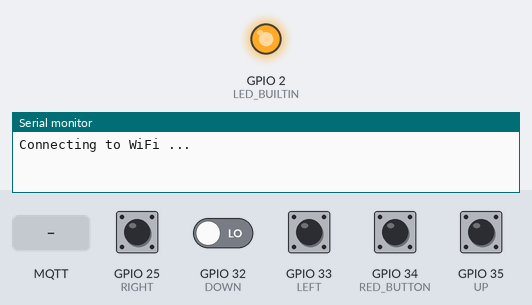
Bench run of a program on a simulated ESP32. On the bench: output pins drawn as LEDs (lit = HIGH), the last lines printed to the serial monitor. The inputs (shaded band) are chosen by the test bench; at power-on: GPIO 25 (RIGHT), GPIO 32 (DOWN), GPIO 33 (LEFT), GPIO 34 (RED_BUTTON), GPIO 35 (UP) LOW. WiFi joins after 1.5 s; servers stay silent unless stated; no MQTT or app messages arrive unless stated; not simulated (calls return 0 or success): private_data.h; names the files do not define were given values by the test bench: mqtt_port = 1883.

Above: at 0.1 s.
At 3.2 s:
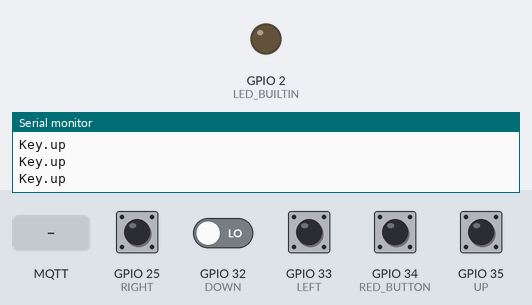
3.3 s: GPIO 34 (RED_BUTTON) pulled HIGH for 1 s
5.8 s: MQTT message "0" arrives on the first subscribed topic
7.3 s: MQTT message "1" arrives on the first subscribed topic
8.8 s: GPIO 32 (DOWN) driven HIGH and GPIO 34 (RED_BUTTON) driven HIGH
10.4 s: GPIO 33 (LEFT) pulled HIGH for 0.15 s
Timing chart, 0 to 13.0 s (numbered marks = the images above; inputs shaded):
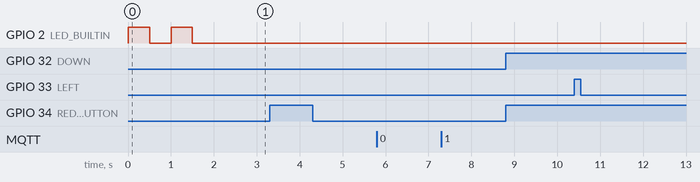

The program:

main.cpp
```cpp
/**
 * @file main.cpp
 * @brief Main firmware for ESP32 joystick MQTT publisher.
 */
#include <Arduino.h>
#include <PubSubClient.h>
#include <WiFi.h>

#include "private_data.h"

/**
 * @brief Built-in LED pin number for ESP32.
 */
int LED_BUILTIN = 2;

/**
 * @brief Pin number for the red button.
 */
#define RED_BUTTON 34
/**
 * @brief Pin number for the up direction.
 */
#define UP 35
/**
 * @brief Pin number for the down direction.
 */
#define DOWN 32
/**
 * @brief Pin number for the left direction.
 */
#define LEFT 33
/**
 * @brief Pin number for the right direction.
 */
#define RIGHT 25

/**
 * @brief Number of joystick pins.
 */
#define N_PINS 5
/**
 * @brief Length of the status array (N_PINS + 1 for stop command).
 */
#define STATUS_ARRAY_LENGTH (N_PINS+1)

/*
#define SSID "ssid"
#define PASSWORD "password"

const char* mqtt_broker = "ip";
const int mqtt_port = port_n;
*/


/**
 * @brief MQTT client for ESP32.
 */
WiFiClient espClient;
/**
 * @brief PubSub MQTT client using espClient.
 */
PubSubClient client(espClient);

/**
 * @brief MQTT topic for joystick commands.
 */
const char* mqtt_topic = "joystick/cmd";
/**
 * @brief Array of joystick command strings.
 */
const char* joystick_cmds[] = {"Button.red", "Key.up", "Key.down", "Key.left", "Key.right","Key.stop"};
/**
 * @brief Counter variable (unused).
 */
int cont  = 0;

/**
 * @brief Index of last status sent.
 */
int previous_status_idx = -1;
/**
 * @brief Flag to enable (1) or disable (0) joystick command sending.
 */
int joystick_enabled_flg = 1;

/**
 * @brief Array of joystick pin numbers.
 */
const uint8_t joystick_pins[N_PINS] = {RED_BUTTON, UP, DOWN, LEFT, RIGHT};
/**
 * @brief Array holding the status of each joystick pin and stop command.
 */
uint8_t joystick_status[STATUS_ARRAY_LENGTH] = {0,0,0,0,0,0}; //stop command (last position in status array) when all pins are zeros
/**
 * @brief Reads the status of the joystick pins and updates the status array.
 * @param status_array Pointer to the array to update with pin statuses.
 */
void read_joystick(uint8_t* status_array);
/**
 * @brief Prints the status array to the serial monitor.
 * @param array Pointer to the array to print.
 */
void print_status_array(uint8_t* array);


/**
 * @brief Connects to the MQTT broker.
 */
void mqtt_connect();
/**
 * @brief Initializes the WiFi connection.
 */
void initWiFi();

/**
 * @brief Arduino setup function. Initializes serial, pins, WiFi, and MQTT.
 */
void setup() {

  Serial.begin(9600);

  pinMode (LED_BUILTIN, OUTPUT);

  pinMode(RED_BUTTON, INPUT );
  pinMode(UP, INPUT );
  pinMode(DOWN, INPUT );
  pinMode(LEFT, INPUT );
  pinMode(RIGHT, INPUT );

  initWiFi();
  Serial.println("Connected to the WiFi network");

  // Set the MQTT server to the client
  client.setServer(mqtt_broker, mqtt_port);
  client.setCallback(mqtt_subscriber_callback);

  mqtt_connect();
  client.subscribe("joystick/enable");
}

/**
 * @brief Arduino main loop. Handles WiFi/MQTT reconnection and joystick command publishing.
 */
void loop() {

  //connect to wifi network in case there is no conection
    if (WiFi.status() != WL_CONNECTED){
      initWiFi();
      Serial.print("wifi connected.");
    }

  //connect to mosquitto server if not connected
  if (!client.connected()) {
    mqtt_connect();
    client.subscribe("joystick/enable");
  }

  //check for incomming messages
  client.loop();

  //only send commands when joystick is enabled
  if (joystick_enabled_flg){

      read_joystick(joystick_status);
      //print_status_array(joystick_status);

      //check joystick status, publish first number 1 found in array
      //check if red button was pressed, only sends message if new command is different from the last sent command
      if (joystick_status[0] == 1 && previous_status_idx != 0){
        //publish message
        client.publish(mqtt_topic, joystick_cmds[0]);
        delay(100); //wait a while for avoiding  mechanical bouncing of button
        previous_status_idx = 0;
      }
      else { //check other status flags
        for(int i=1; i<STATUS_ARRAY_LENGTH; i++){
          if (joystick_status[i] == 1 && previous_status_idx != i){
            // Publish a message only if new command is different from the last sent command
            client.publish(mqtt_topic, joystick_cmds[i]);
            Serial.println(joystick_cmds[i]);
            previous_status_idx = i;
            break;
          }
        }
      }

  }

 delay(70);

}


/**
 * @brief Connects to the MQTT broker, retrying until successful.
 */
void mqtt_connect() {
  // Connect to MQTT Broker
  while (!client.connected()) {
      Serial.println("Connecting to MQTT Broker...");
      if (client.connect("ESP32Client")) {
          Serial.println("Connected to MQTT Broker");
      } else {
          Serial.print("Failed with state ");
          Serial.print(client.state());
          delay(5000);
      }
  }
}


/**
 * @brief Callback for MQTT subscription. Enables/disables joystick based on payload.
 * @param topic The topic of the incoming message.
 * @param payload The payload of the incoming message.
 * @param length The length of the payload.
 */
void mqtt_subscriber_callback(char* topic, byte* payload, unsigned int length){
  //receives ascii code of 1(49)enable and 0(48)disable joystick
  joystick_enabled_flg = (*payload)==48?0:1;
  if (joystick_enabled_flg){
    previous_status_idx = -1; //ensures current cmd will be sent
    Serial.println("joystick enabled ");
  }
  else{
    //send stop xcarve command  when disabled
    client.publish(mqtt_topic, joystick_cmds[STATUS_ARRAY_LENGTH-1]);
    Serial.println("joystick disabled ");
  }
}


/**
 * @brief Reads the status of the joystick pins and updates the status array.
 * @param status_array Pointer to the array to update with pin statuses.
 */
void read_joystick(uint8_t* status_array){
  uint8_t pin_sum = 0;

  for(int i=0; i<N_PINS; i++ ){
    status_array[i] = !digitalRead(joystick_pins[i]);
    pin_sum += status_array[i];
  }

  //if no pins where activated status is stop
  if (!pin_sum){
    status_array[STATUS_ARRAY_LENGTH-1] = 1;
  }
  else{
    status_array[STATUS_ARRAY_LENGTH-1] = 0;
  }

}

/**
 * @brief Prints the status array to the serial monitor.
 * @param array Pointer to the array to print.
 */
void print_status_array(uint8_t* array){
  for(int i=0; i<=N_PINS; i++){
    Serial.print(array[i]);
    Serial.print(" ");
  }
  Serial.println("");
}


/**
 * @brief Initializes the WiFi connection and waits until connected.
 */
void initWiFi() {
  WiFi.mode(WIFI_STA);
  WiFi.begin(SSID, PASSWORD);
  Serial.print("Connecting to WiFi ..");
  while (WiFi.status() != WL_CONNECTED) {
    digitalWrite(LED_BUILTIN, HIGH);
    Serial.print('.');
    delay(500);
    digitalWrite(LED_BUILTIN, LOW);
    delay(500);
  }
  Serial.println(WiFi.localIP());
}
```
